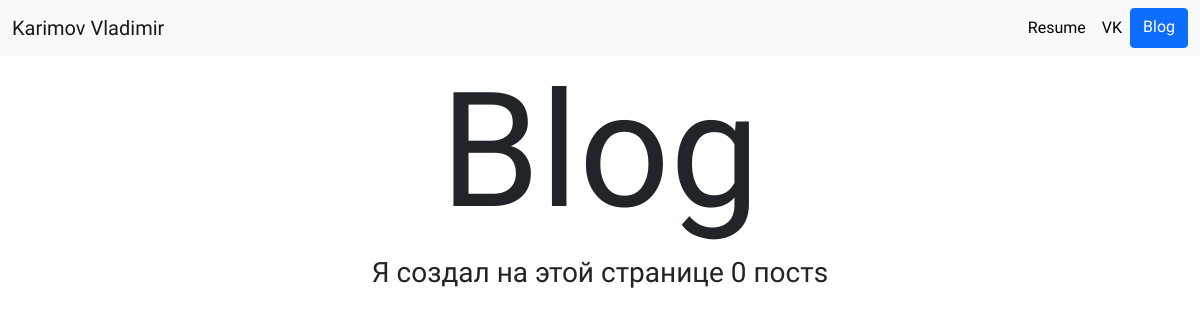
/blog/, run on an earlier commit of the app's database.
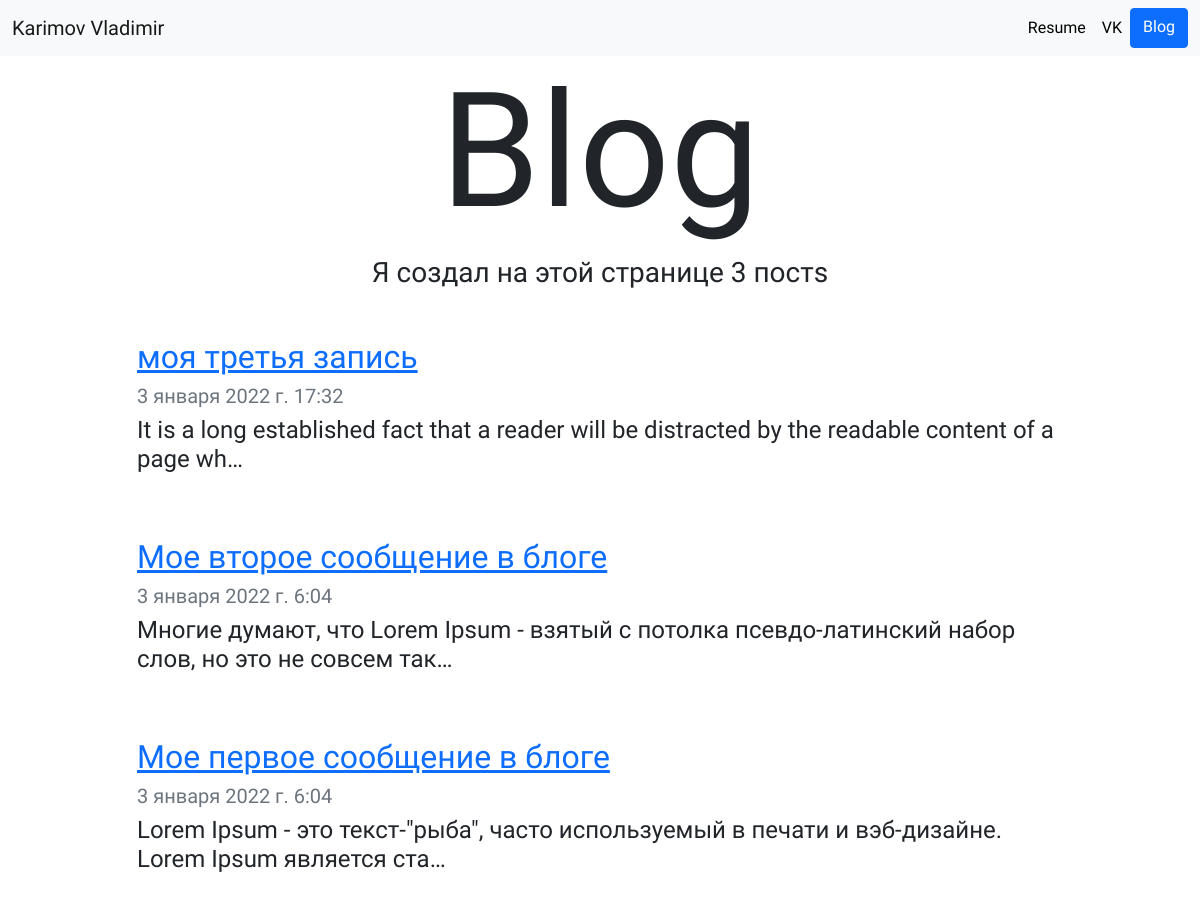
And on a later commit of the database.
### blog/models.py (models this page shows, shortened)
class Blog(models.Model):
    title = models.CharField(max_length=100)
    description = models.TextField(max_length=1000)
    creation_date = models.DateTimeField()

### blog/views.py (the view)
# urls.py: path('', views.all_blogs, name='all_blogs'),
def all_blogs(request):
    blogs = Blog.objects.order_by('-creation_date')
    return render(request, 'blog/all_blogs.html', {'blogs' : blogs})

### blog/templates/blog/all_blogs.html
{% extends 'portfolio/base.html' %}
{% block content %}
<h1 id="blogtitle" class="font-weight-bold text-center">Blog</h1>
<h3 class="text-center mb-5"> Я создал на этой странице {{ blogs.count }} пост{{ blogs.count| pluralize }} </h3>
    {% for blog in blogs %}
    <div class="row justify-content-center my-3">
        <div class="col-md-10">
          <a href="{% url 'blog:detail' blog.id %}">
            <h2>{{ blog.title }}</h2>
          </a>
          <h5 class="text-muted">{{ blog.creation_date }}</h5>
          <h4>{{ blog.description|striptags|truncatechars:100 }}</h4>
        </div>
      </div>
      <br>
    {% endfor %}
</div>
{% endblock %}s

What changed in the data, as far as the page shows it:
added Blog: title "моя третья запись", creation_date "3 января 2022 г. 17:32", description "It is a long established fact that a reader will be distracted by the readable content of a page wh…"
added Blog: title "Мое второе сообщение в блоге", creation_date "3 января 2022 г. 6:04", description "Многие думают, что Lorem Ipsum - взятый с потолка псевдо-латинский набор слов, но это не совсем так…"
added Blog: title "Мое первое сообщение в блоге", creation_date "3 января 2022 г. 6:04", description "Lorem Ipsum - это текст-\"рыба\", часто используемый в печати и вэб-дизайне. Lorem Ipsum является ста…"
Also different on the page:
{{ blogs.count }}: "0" → "3"
